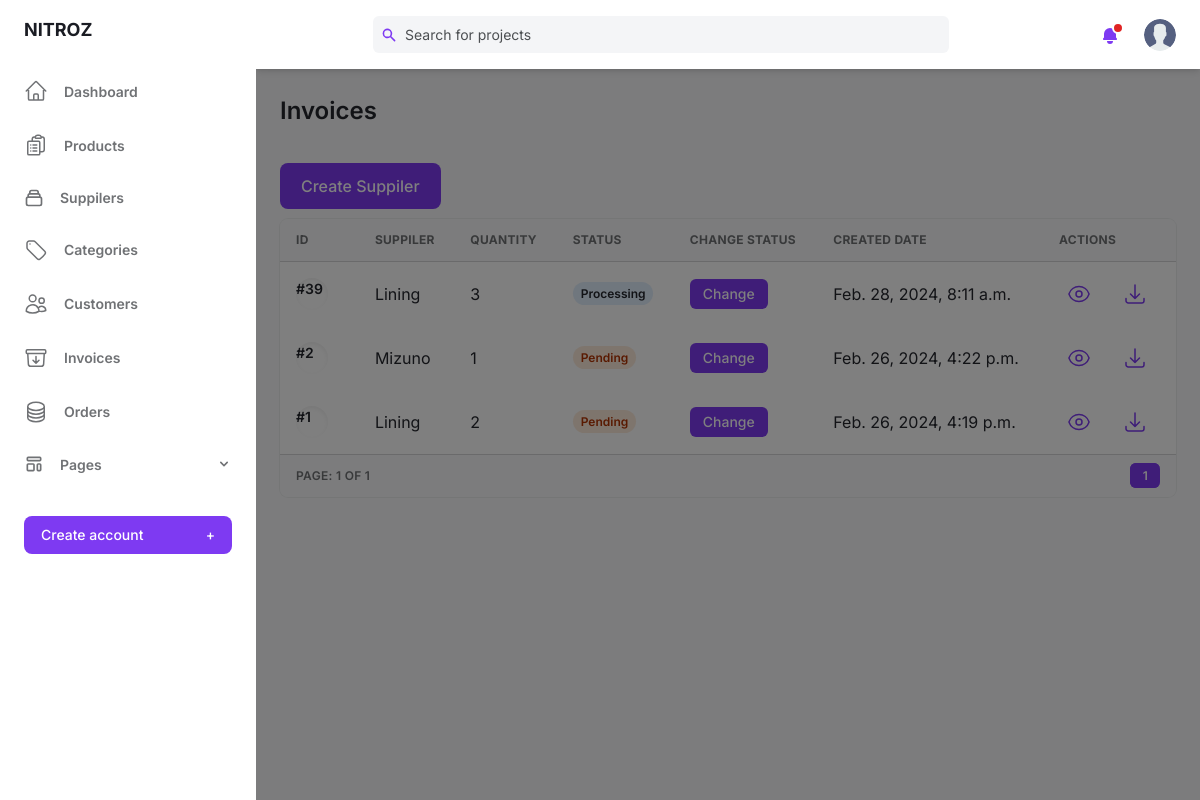
/super/invoice/ (signed in), run on an earlier commit of the app's database.
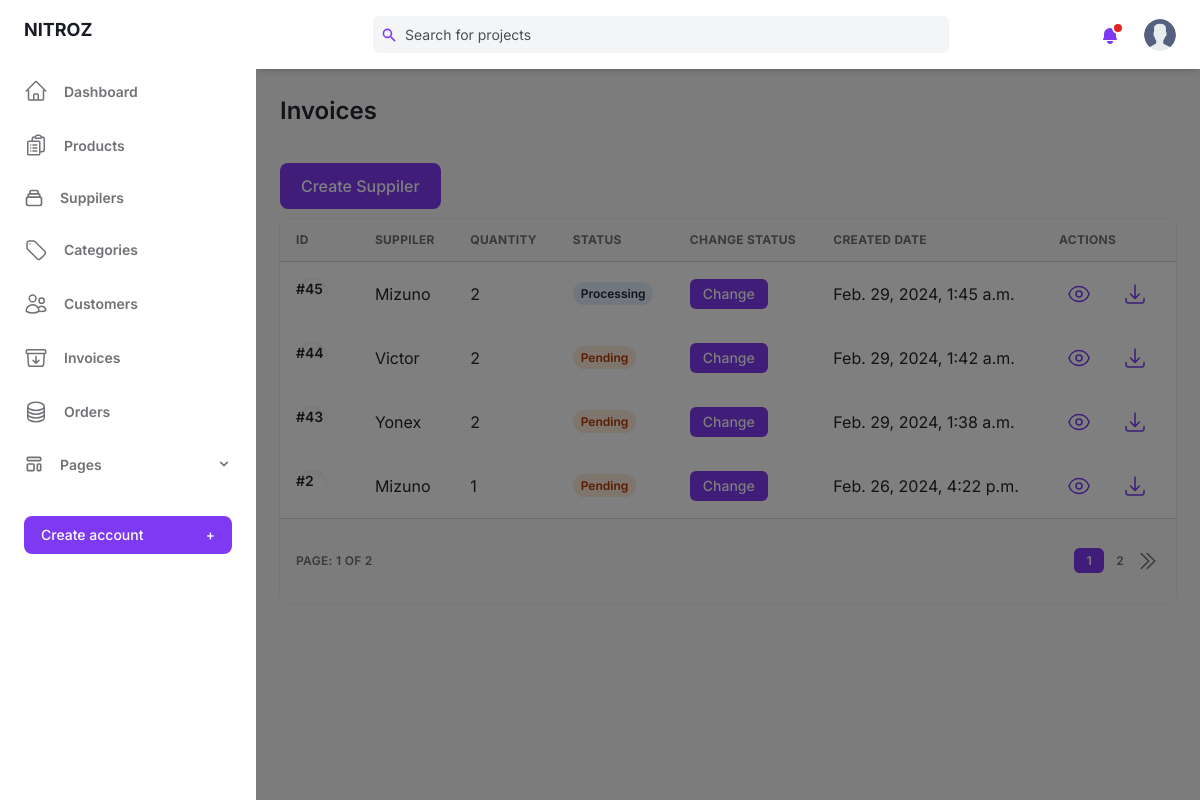
And on a later commit of the database.
### base/models.py (models this page shows, shortened)
class Invoice(models.Model):
    suppiler = models.ForeignKey(Suppiler,on_delete=models.DO_NOTHING)
    status = models.SmallIntegerField(default=1)
    updated = models.DateTimeField(auto_now=True)
    created = models.DateTimeField(auto_now_add=True)
    class Meta:
        ordering = ['-created']

class Suppiler(models.Model):
    name = models.CharField(max_length=200)
    phone = models.CharField(max_length=10)
    address = models.TextField()
    cat = models.ManyToManyField(Category,blank=True)
    updated = models.DateTimeField(auto_now=True)
    def __str__(self):
        return self.name

class InvoiceItem(models.Model):
    invoice = models.ForeignKey(Invoice,on_delete=models.CASCADE)
    product = models.ForeignKey(Product,on_delete=models.DO_NOTHING)
    quantity = models.PositiveIntegerField(default=0, null=True, blank=True)
    updated = models.DateTimeField(auto_now=True)
    added = models.DateTimeField(auto_now_add=True)

### base/views.py (the view)
# urls.py: path('super/invoice/', views.invoiceAdmin, name="invoiceAdmin"),
@login_required(login_url='/super/login/')
def invoiceAdmin(request):
    pageView = 'read'
    if 'q' in request.GET:
        q = request.GET['q']
        mutiple_q = Q( Q(suppiler__name__icontains=q) )
        invoices = Invoice.objects.filter(mutiple_q)
    else:
        invoices = Invoice.objects.all()
    status_filter = request.GET.get('status')
    if status_filter:
        if status_filter == '0':
            return redirect('invoiceAdmin')
        else:
            invoices = invoices.filter(status=status_filter)
    page = Paginator(invoices, 4)
    page_list = request.GET.get('page')
    page = page.get_page(page_list)
    context = {'invoices':invoices, 'page':page, 'pageView':pageView}
    return render(request, 'base/admin/invoice.html',context)

### base/context_processors.py (called while the page is built)
def cart(request):
    return {'cart': Cart(request)}

### base/models.py (called while the page is built)
    @property
    def ImageURL(self):
        try:
            url = self.avatar.url
        except:
            url = ''
        return url

### base/templates/base/admin/invoice.html (shortened to what the changed rows need)
{% extends "admin/main.html" %}
{% block content %}
<main class="h-full pb-16 overflow-y-auto">
    <div class="container grid px-6 mx-auto">
    {% if pageView == 'read' %}
    <h2 class="my-6 text-2xl font-semibold text-gray-700 dark:text-gray-200">Invoices</h2>
    {% elif pageView == 'detail' %}
    <h2 class="my-6 text-2xl font-semibold text-gray-700 dark:text-gray-200">Invoice for {{invoice.suppiler}}</h2>
    {% elif pageView == 'addSuppiler' %}
    <h2 class="my-6 text-2xl font-semibold text-gray-700 dark:text-gray-200">Add Supplier Invoice</h2>
    {% elif pageView == 'updateStatus' %}
    <h2 class="my-6 text-2xl font-semibold text-gray-700 dark:text-gray-200">Change Status for {{invoice}}</h2>
    {% endif %}
    {% if pageView == 'read' %}
      <div class="w-full overflow-hidden rounded-lg shadow-xs">
        <div class="w-full overflow-x-auto">
            <table class="w-full whitespace-no-wrap">
                <thead>
                <tr class="text-xs font-semibold tracking-wide text-left text-gray-500 uppercase border-b dark:border-gray-700 bg-gray-50 dark:text-gray-400 dark:bg-gray-800">
                    <th class="px-4 py-3">ID</th>
                    <th class="px-4 py-3">Suppiler</th>
                    <th class="px-4 py-3">Quantity</th>
                    <th class="px-4 py-3">Status</th>
                    <th class="px-4 py-3">Change Status</th>
                    <th class="px-4 py-3">Created Date</th>
                    <th class="px-4 py-3">Actions</th>
                </tr>
                </thead>
                {% for invoice in page.object_list %}
                <tbody class="bg-white divide-y dark:divide-gray-700 dark:bg-gray-800">
                <tr class="text-gray-700 dark:text-gray-400">
                    <td class="px-4 py-3">
                    <div class="flex items-center text-sm">
                        <div class="relative hidden w-8 h-8 mr-3 rounded-full md:block">
                        <div class="absolute inset-0 rounded-full shadow-inner" aria-hidden="true"></div>
                        <p class="font-semibold">#{{invoice.id}}</p>
                        </div>
                    </div>
                    </td>
                    <td class="px-4 py-3">{{invoice.suppiler}}</td>
                    <td class="px-4 py-3">{{invoice.invoiceitem_set.all|length}}</td>
                    <td class="px-4 py-3 text-xs">
                        {% if invoice.status == 1 %}
                        <span class="px-2 py-1 font-semibold leading-tight text-orange-700 bg-orange-100 rounded-full dark:text-white dark:bg-orange-600">
                        Pending</span>
                        {% elif invoice.status == 2 %}
                        <span class="px-2 py-1 font-semibold leading-tight text-dark-700 bg-blue-100 rounded-full dark:bg-blue-700 dark:text-dark-100">
                            Processing</span>
                        </td>
                        {% elif invoice.status == 3 %}
                        <span class="px-2 py-1 font-semibold leading-tight text-gray-700 bg-gray-100 rounded-full dark:text-gray-100 dark:bg-gray-700">
                        Cancel</span>
                        {% elif invoice.status == 4 %}
                        <span class="px-2 py-1 font-semibold leading-tight text-green-700 bg-green-100 rounded-full dark:text-green-100 dark:bg-green-700">
                            Delivered</span>
                        {% endif %}
                    </td>
                    <td class="px-4 py-3">
                      {% if invoice.status == 1 or invoice.status == 2 %}
                      <button class="px-3 py-1 text-sm font-medium leading-5 text-white transition-colors duration-150 bg-purple-600 border border-transparent rounded-md active:bg-purple-600 hover:bg-purple-700 focus:outline-none focus:shadow-outline-purple">
                        <a href="{% url "updateInvoiceStatus" invoice.id %}">Change</a>
                      </button>
                      {% endif %}
                    </td>
                    <td class="px-4 py-3">{{invoice.created}}</td>
                    <td class="px-4 py-3">
                    <div class="flex items-center space-x-4 text-sm">
                        <button class="flex items-center justify-between px-2 py-2 text-sm font-medium leading-5 text-purple-600 rounded-lg dark:text-gray-400 focus:outline-none focus:shadow-outline-gray"
                        aria-label="Edit"><a href="{% url 'invoiceDetail' invoice.id %}">
                            </a>
                        </button>
                        <button class="flex items-center justify-between px-2 py-2 text-sm font-medium leading-5 text-purple-600 rounded-lg dark:text-gray-400 focus:outline-none focus:shadow-outline-gray"
                        aria-label="Edit"><a href="{% url "generatePDF" invoice.id %}">
                          <svg xmlns="http://www.w3.org/2000/svg" fill="none" viewBox="0 0 24 24" stroke-width="1.5" stroke="currentColor" class="w-6 h-6">
                            <path stroke-linecap="round" stroke-linejoin="round" d="M3 16.5v2.25A2.25 2.25 0 0 0 5.25 21h13.5A2.25 2.25 0 0 0 21 18.75V16.5M16.5 12 12 16.5m0 0L7.5 12m4.5 4.5V3" />
                          </svg></a>
                        </button>
                    </div>
                    </td>
                </tr>
                </tbody>
                {% endfor %}
            </table>
        </div>
        <div
          class="grid px-4 py-3 text-xs font-semibold tracking-wide text-gray-500 uppercase border-t dark:border-gray-700 bg-gray-50 sm:grid-cols-9 dark:text-gray-400 dark:bg-gray-800"
        >
          <span class="flex items-center col-span-3">Page: {{page.number}} of {{page.paginator.num_pages}}</span>
          <span class="col-span-2"></span>
          <span class="flex col-span-4 mt-2 sm:mt-auto sm:justify-end">
            <nav aria-label="Table navigation">
              <ul class="inline-flex items-center">
                {% for num_page in page.paginator.page_range %}
                    {% if num_page == 1 or num_page == page.paginator.num_pages or num_page == page.number or num_page == page.number|add:"-1" or num_page == page.number|add:"-2" or num_page == page.number|add:"1" or num_page == page.number|add:"2" %}
                        {% if page.number == num_page %}
                        <li><a class="px-3 py-1 text-white transition-colors duration-150 bg-purple-600 border border-r-0 border-purple-600 rounded-md focus:outline-none focus:shadow-outline-purple"
                        href="{% url 'invoiceAdmin' %}?page={{num_page}}{% if request.GET.q %}&q={{ request.GET.q }}{% endif %}">{{num_page}}</a>
                        </li>
                        {% else %}
                        <li><a class="px-3 py-1 rounded-md focus:outline-none focus:shadow-outline-purple"
                        href="{% url 'invoiceAdmin' %}?page={{num_page}}{% if request.GET.q %}&q={{ request.GET.q }}{% endif %}">{{num_page}}</a>
                        </li>
                        {% endif %}
                    {% elif num_page == page.paginator.num_pages|add:"-1" or num_page == 2 %}
                        <li><span class="px-3 py-1">...</span></li>
                    {% endif %}
                {% endfor %}
                {% if page.has_next %}
                <li><a class="px-3 py-1 rounded-md rounded-r-lg focus:outline-none focus:shadow-outline-purple" aria-label="Next"
                href="{% url 'invoiceAdmin' %}?page={{ page.next_page_number }}{% if request.GET.q %}&q={{ request.GET.q }}{% endif %}">
                  <svg xmlns="http://www.w3.org/2000/svg" fill="none" viewBox="0 0 24 24" stroke-width="1.5" stroke="currentColor" class="w-6 h-6">
                    <path stroke-linecap="round" stroke-linejoin="round" d="m5.25 4.5 7.5 7.5-7.5 7.5m6-15 7.5 7.5-7.5 7.5" />
                  </svg>
                </a>
                </li>
                {% endif %}
              </ul>
            </nav>
          </span>
        </div>
      </div>
    {% endif %}
    </div>
</main>
{% endblock content %}

What changed in the data, as far as the page shows it:
removed Invoice: id "39", suppiler "Lining", invoiceitem_set.all|length "3", status "Processing", created "Feb. 28, 2024, 8:11 a.m."
no longer on this page (row unchanged): Invoice: id "1", suppiler "Lining", invoiceitem_set.all|length "2", status "Pending", created "Feb. 26, 2024, 4:19 p.m."
added Invoice: id "45", suppiler "Mizuno", invoiceitem_set.all|length "2", status "Processing", created "Feb. 29, 2024, 1:45 a.m."
added Invoice: id "44", suppiler "Victor", invoiceitem_set.all|length "2", status "Pending", created "Feb. 29, 2024, 1:42 a.m."
added Invoice: id "43", suppiler "Yonex", invoiceitem_set.all|length "2", status "Pending", created "Feb. 29, 2024, 1:38 a.m."
Also different on the page:
{{ page.paginator.num_pages }}: "1" → "2"
new list line: "2"
